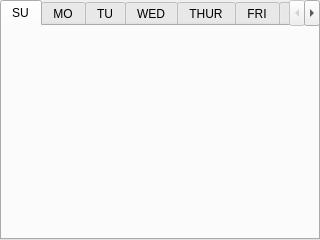
<?xml version="1.0" encoding="UTF-8"?>
<ui version="4.0">
 <class>winEventSchedule</class>
 <widget class="QWidget" name="winEventSchedule">
  <property name="geometry">
   <rect>
    <x>0</x>
    <y>0</y>
    <width>320</width>
    <height>240</height>
   </rect>
  </property>
  <property name="windowTitle">
   <string>Form</string>
  </property>
  <widget class="QTabWidget" name="tabWidget">
   <property name="geometry">
    <rect>
     <x>0</x>
     <y>0</y>
     <width>320</width>
     <height>240</height>
    </rect>
   </property>
   <property name="currentIndex">
    <number>0</number>
   </property>
   <widget class="QWidget" name="pgSunday">
    <attribute name="title">
     <string>SU</string>
    </attribute>
   </widget>
   <widget class="QWidget" name="pgMonday">
    <attribute name="title">
     <string>MO</string>
    </attribute>
   </widget>
   <widget class="QWidget" name="pgTuesday">
    <attribute name="title">
     <string>TU</string>
    </attribute>
   </widget>
   <widget class="QWidget" name="pgWednesday">
    <attribute name="title">
     <string>WED</string>
    </attribute>
   </widget>
   <widget class="QWidget" name="pgThursday">
    <attribute name="title">
     <string>THUR</string>
    </attribute>
   </widget>
   <widget class="QWidget" name="pgFriday">
    <attribute name="title">
     <string>FRI</string>
    </attribute>
   </widget>
   <widget class="QWidget" name="pgSaturday">
    <attribute name="title">
     <string>SAT</string>
    </attribute>
   </widget>
  </widget>
 </widget>
 <resources/>
 <connections/>
</ui>
